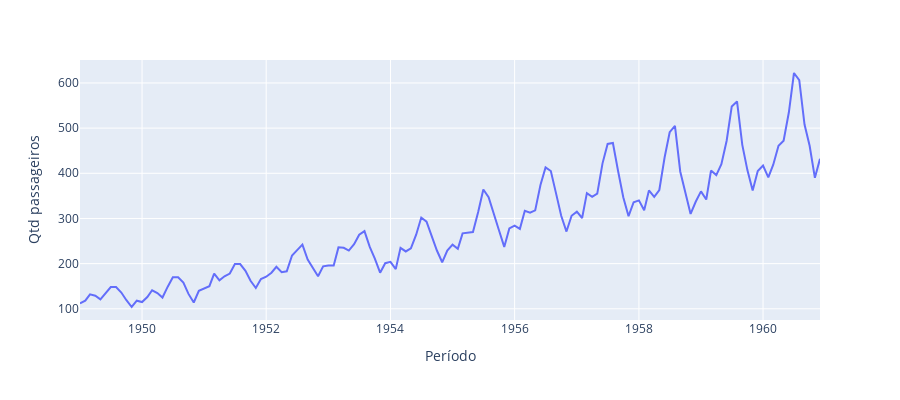

Notebook source saved alongside this figure:
### Code cell
plotly.offline.init_notebook_mode(connected=True)

fig = px.line(
    df_air,
    x='Período',
    y='Qtd passageiros',
    hover_data='Qtd passageiros',
    #labels={"Total_kg": "Carga total de passageiros (kg)", "dt_hour": "Hora do dia"},
    height=400,
    width=900,
)
#fig.update_yaxes(showticklabels=True)
fig.update_layout(
    barmode="group",
    showlegend=True,
    title={
        #"text": "Movimentação por hora do dia",
        "x": 0.5,
        "xanchor": "center",
        "yanchor": "top",
    },
)
fig.show()

### Figure 1 — Plotly figure (JSON) as saved in the notebook; plotly's stock layout.template omitted (floating-point values rounded to 4 significant figures; data arrays with more than 128 entries replaced by an {"elided": "..."} marker saying what was removed)
{"data": [{"hovertemplate": "Período=%{x}<br>Qtd passageiros=%{y}<extra></extra>", "legendgroup": "", "line": {"color": "#636efa", "dash": "solid"}, "marker": {"symbol": "circle"}, "mode": "lines", "name": "", "orientation": "v", "showlegend": false, "type": "scatter", "x": {"elided": "144 str values"}, "xaxis": "x", "y": {"elided": "144 int values"}, "yaxis": "y"}], "layout": {"barmode": "group", "height": 400, "legend": {"tracegroupgap": 0}, "margin": {"t": 60}, "showlegend": true, "title": {"x": 0.5, "xanchor": "center", "yanchor": "top"}, "width": 900, "xaxis": {"anchor": "y", "domain": [0, 1], "title": {"text": "Período"}}, "yaxis": {"anchor": "x", "domain": [0, 1], "title": {"text": "Qtd passageiros"}}}}
